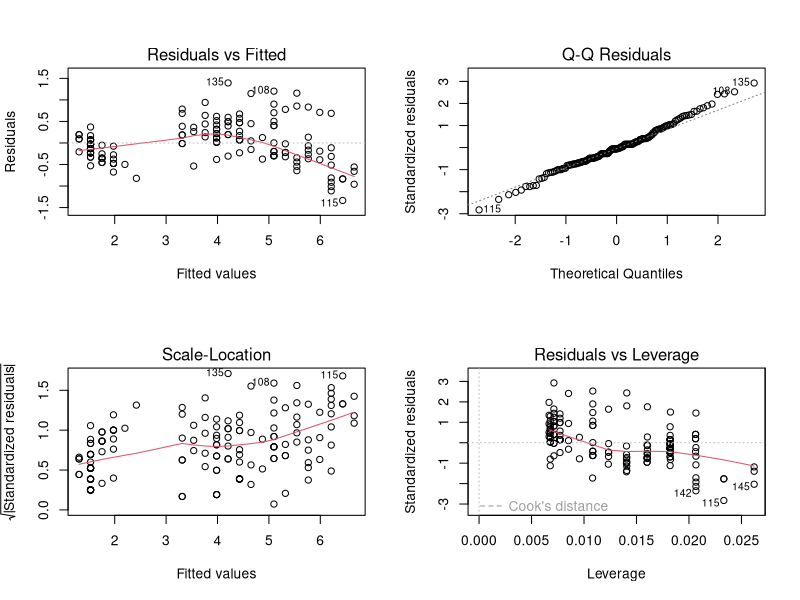
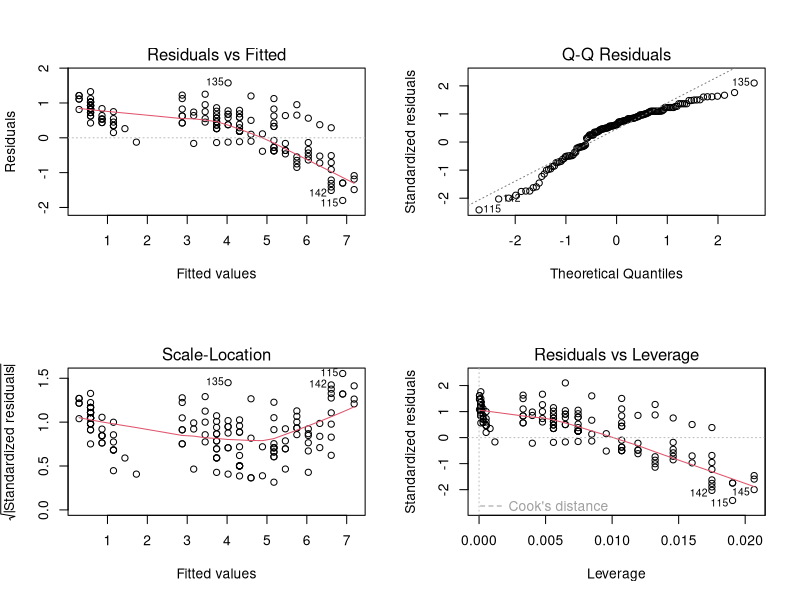
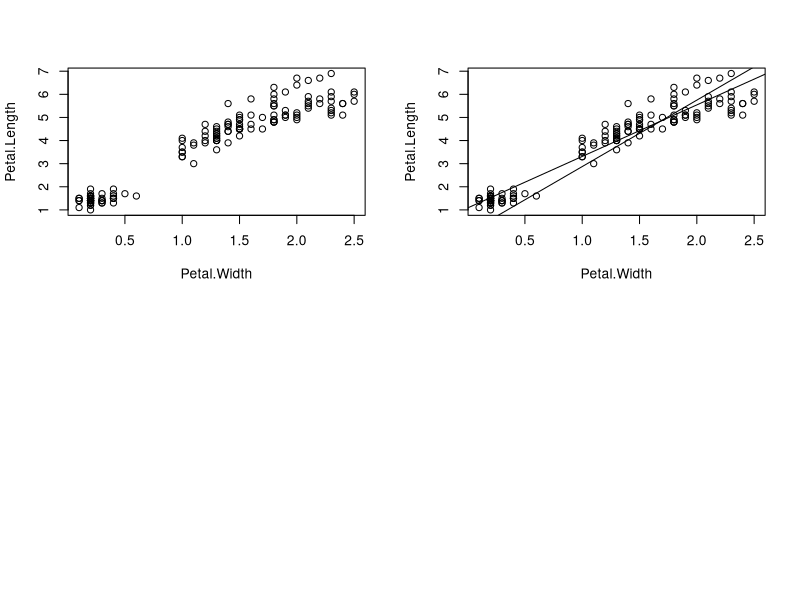

Source code (R) for these figures, in order:
require(MASS)
data("Cars93")
attach(Cars93)
head(Cars93)
lm(Weight ~ MPG.city + EngineSize + Horsepower + Passengers)

linear_model <- lm(Weight ~ MPG.city + EngineSize + Horsepower + Passengers)
summary(linear_model)

attach(iris)
fit <- lm(Petal.Length~Petal.Width)
par(mfrow=c(2,2))
plot(fit)


fit <- lm(Petal.Length~Petal.Width+0)
plot(fit)
plot(Petal.Width,Petal.Length)
plot(Petal.Width,Petal.Length)
abline(lm(Petal.Length~Petal.Width+0))
abline(lm(Petal.Length~Petal.Width))


